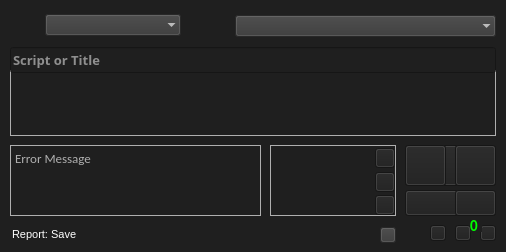
<?xml version="1.0" encoding="UTF-8"?>
<ui version="4.0">
 <class>arReport</class>
 <widget class="QWidget" name="arReport">
  <property name="geometry">
   <rect>
    <x>0</x>
    <y>0</y>
    <width>506</width>
    <height>252</height>
   </rect>
  </property>
  <property name="minimumSize">
   <size>
    <width>506</width>
    <height>0</height>
   </size>
  </property>
  <property name="maximumSize">
   <size>
    <width>506</width>
    <height>16777215</height>
   </size>
  </property>
  <property name="font">
   <font>
    <family>Calibri</family>
    <pointsize>11</pointsize>
    <weight>75</weight>
    <bold>true</bold>
   </font>
  </property>
  <property name="windowTitle">
   <string>Report</string>
  </property>
  <property name="windowIcon">
   <iconset resource="../../img/img.qrc">
    <normaloff>:/btn/btn/btnReport48r.png</normaloff>:/btn/btn/btnReport48r.png</iconset>
  </property>
  <property name="styleSheet">
   <string notr="true">color: rgb(255, 255, 255);
background-color: rgb(31, 31, 31);</string>
  </property>
  <widget class="QLineEdit" name="edtScript">
   <property name="geometry">
    <rect>
     <x>10</x>
     <y>47</y>
     <width>486</width>
     <height>26</height>
    </rect>
   </property>
   <property name="font">
    <font>
     <family>Malgun Gothic</family>
     <pointsize>10</pointsize>
     <weight>75</weight>
     <bold>true</bold>
    </font>
   </property>
   <property name="text">
    <string/>
   </property>
   <property name="readOnly">
    <bool>false</bool>
   </property>
   <property name="placeholderText">
    <string>Script or Title</string>
   </property>
  </widget>
  <widget class="QPushButton" name="btnAccept">
   <property name="geometry">
    <rect>
     <x>405</x>
     <y>145</y>
     <width>91</width>
     <height>41</height>
    </rect>
   </property>
   <property name="toolTip">
    <string>Send Report [RETURN]</string>
   </property>
   <property name="styleSheet">
    <string notr="true">background-color: 'transparent'</string>
   </property>
   <property name="text">
    <string/>
   </property>
   <property name="icon">
    <iconset resource="../../img/img.qrc">
     <normaloff>:/btn/btn/btnReport91.png</normaloff>:/btn/btn/btnReport91.png</iconset>
   </property>
   <property name="iconSize">
    <size>
     <width>91</width>
     <height>48</height>
    </size>
   </property>
   <property name="shortcut">
    <string>Return</string>
   </property>
  </widget>
  <widget class="QPushButton" name="btnCancel">
   <property name="geometry">
    <rect>
     <x>405</x>
     <y>190</y>
     <width>91</width>
     <height>26</height>
    </rect>
   </property>
   <property name="toolTip">
    <string>Cancel [ESC]</string>
   </property>
   <property name="styleSheet">
    <string notr="true">background-color: 'transparent';</string>
   </property>
   <property name="text">
    <string/>
   </property>
   <property name="icon">
    <iconset resource="../../img/img.qrc">
     <normaloff>:/btn/btn/btnDenial91.png</normaloff>:/btn/btn/btnDenial91.png</iconset>
   </property>
   <property name="iconSize">
    <size>
     <width>91</width>
     <height>32</height>
    </size>
   </property>
   <property name="shortcut">
    <string>Esc</string>
   </property>
  </widget>
  <widget class="QPlainTextEdit" name="edtComment">
   <property name="geometry">
    <rect>
     <x>10</x>
     <y>50</y>
     <width>486</width>
     <height>86</height>
    </rect>
   </property>
   <property name="font">
    <font>
     <family>Calibri</family>
     <pointsize>10</pointsize>
     <weight>50</weight>
     <bold>false</bold>
    </font>
   </property>
   <property name="toolTip">
    <string>Report Message</string>
   </property>
   <property name="styleSheet">
    <string notr="true">color: rgb(175, 175, 175);</string>
   </property>
   <property name="frameShape">
    <enum>QFrame::Box</enum>
   </property>
   <property name="frameShadow">
    <enum>QFrame::Plain</enum>
   </property>
   <property name="lineWidth">
    <number>1</number>
   </property>
   <property name="midLineWidth">
    <number>0</number>
   </property>
   <property name="plainText">
    <string>Comment</string>
   </property>
   <property name="backgroundVisible">
    <bool>false</bool>
   </property>
   <property name="centerOnScroll">
    <bool>false</bool>
   </property>
  </widget>
  <widget class="QPlainTextEdit" name="edtErrorMsg">
   <property name="geometry">
    <rect>
     <x>10</x>
     <y>145</y>
     <width>251</width>
     <height>71</height>
    </rect>
   </property>
   <property name="font">
    <font>
     <family>Calibri</family>
     <pointsize>10</pointsize>
     <weight>50</weight>
     <bold>false</bold>
    </font>
   </property>
   <property name="toolTip">
    <string>Error Message</string>
   </property>
   <property name="styleSheet">
    <string notr="true">color: rgb(175, 175, 175);</string>
   </property>
   <property name="frameShape">
    <enum>QFrame::Box</enum>
   </property>
   <property name="frameShadow">
    <enum>QFrame::Plain</enum>
   </property>
   <property name="lineWidth">
    <number>1</number>
   </property>
   <property name="midLineWidth">
    <number>0</number>
   </property>
   <property name="plainText">
    <string>Error Message</string>
   </property>
   <property name="backgroundVisible">
    <bool>false</bool>
   </property>
   <property name="centerOnScroll">
    <bool>false</bool>
   </property>
  </widget>
  <widget class="QPushButton" name="btnHelp">
   <property name="geometry">
    <rect>
     <x>480</x>
     <y>225</y>
     <width>16</width>
     <height>16</height>
    </rect>
   </property>
   <property name="toolTip">
    <string>Help [H]</string>
   </property>
   <property name="styleSheet">
    <string notr="true">background-color: 'transparent';</string>
   </property>
   <property name="text">
    <string/>
   </property>
   <property name="icon">
    <iconset resource="../../img/img.qrc">
     <normaloff>:/btn/btn/btnHelp48.png</normaloff>:/btn/btn/btnHelp48.png</iconset>
   </property>
   <property name="iconSize">
    <size>
     <width>16</width>
     <height>16</height>
    </size>
   </property>
   <property name="shortcut">
    <string>H</string>
   </property>
  </widget>
  <widget class="QLineEdit" name="edtMsg">
   <property name="enabled">
    <bool>true</bool>
   </property>
   <property name="geometry">
    <rect>
     <x>10</x>
     <y>225</y>
     <width>361</width>
     <height>18</height>
    </rect>
   </property>
   <property name="font">
    <font>
     <family>MS Shell Dlg 2</family>
     <pointsize>8</pointsize>
     <weight>50</weight>
     <bold>false</bold>
    </font>
   </property>
   <property name="text">
    <string>Report: Save</string>
   </property>
   <property name="frame">
    <bool>false</bool>
   </property>
   <property name="readOnly">
    <bool>true</bool>
   </property>
  </widget>
  <widget class="QLabel" name="lblUser">
   <property name="geometry">
    <rect>
     <x>405</x>
     <y>225</y>
     <width>16</width>
     <height>16</height>
    </rect>
   </property>
   <property name="toolTip">
    <string>User</string>
   </property>
   <property name="styleSheet">
    <string notr="true">background-color: 'transparent'</string>
   </property>
   <property name="text">
    <string/>
   </property>
   <property name="pixmap">
    <pixmap resource="../../img/img.qrc">:/placeholder/placeholder/user.png</pixmap>
   </property>
   <property name="scaledContents">
    <bool>true</bool>
   </property>
  </widget>
  <widget class="QLabel" name="lblReport">
   <property name="geometry">
    <rect>
     <x>10</x>
     <y>10</y>
     <width>30</width>
     <height>30</height>
    </rect>
   </property>
   <property name="styleSheet">
    <string notr="true">background-color: 'transparent';</string>
   </property>
   <property name="text">
    <string/>
   </property>
   <property name="pixmap">
    <pixmap resource="../../img/img.qrc">:/shelf/software/maya/shelf/shelf_bug35.png</pixmap>
   </property>
   <property name="scaledContents">
    <bool>true</bool>
   </property>
  </widget>
  <widget class="QComboBox" name="cbxReport">
   <property name="enabled">
    <bool>true</bool>
   </property>
   <property name="geometry">
    <rect>
     <x>45</x>
     <y>14</y>
     <width>136</width>
     <height>22</height>
    </rect>
   </property>
   <property name="font">
    <font>
     <family>Malgun Gothic</family>
     <pointsize>10</pointsize>
     <weight>75</weight>
     <bold>true</bold>
    </font>
   </property>
   <property name="toolTip">
    <string>Report Reason</string>
   </property>
   <property name="layoutDirection">
    <enum>Qt::LeftToRight</enum>
   </property>
   <property name="styleSheet">
    <string notr="true">background-color: rgb(56, 56, 56);</string>
   </property>
   <property name="editable">
    <bool>false</bool>
   </property>
   <property name="insertPolicy">
    <enum>QComboBox::InsertAtBottom</enum>
   </property>
   <property name="frame">
    <bool>false</bool>
   </property>
  </widget>
  <widget class="QComboBox" name="cbxScript">
   <property name="geometry">
    <rect>
     <x>235</x>
     <y>15</y>
     <width>261</width>
     <height>22</height>
    </rect>
   </property>
   <property name="font">
    <font>
     <family>Malgun Gothic</family>
     <pointsize>10</pointsize>
     <weight>75</weight>
     <bold>true</bold>
    </font>
   </property>
   <property name="toolTip">
    <string>Script</string>
   </property>
   <property name="layoutDirection">
    <enum>Qt::LeftToRight</enum>
   </property>
   <property name="styleSheet">
    <string notr="true">background-color: rgb(56, 56, 56);</string>
   </property>
   <property name="editable">
    <bool>false</bool>
   </property>
   <property name="insertPolicy">
    <enum>QComboBox::InsertAtBottom</enum>
   </property>
   <property name="frame">
    <bool>false</bool>
   </property>
   <property name="modelColumn">
    <number>0</number>
   </property>
  </widget>
  <widget class="QLabel" name="lblScript">
   <property name="geometry">
    <rect>
     <x>200</x>
     <y>10</y>
     <width>30</width>
     <height>30</height>
    </rect>
   </property>
   <property name="styleSheet">
    <string notr="true">background-color: 'transparent';</string>
   </property>
   <property name="text">
    <string/>
   </property>
   <property name="pixmap">
    <pixmap resource="../../img/img.qrc">:/shelf/software/maya/shelf/shelf_default35.png</pixmap>
   </property>
   <property name="scaledContents">
    <bool>true</bool>
   </property>
  </widget>
  <widget class="QPushButton" name="btnReport">
   <property name="geometry">
    <rect>
     <x>455</x>
     <y>225</y>
     <width>16</width>
     <height>16</height>
    </rect>
   </property>
   <property name="toolTip">
    <string>Status Report [R]</string>
   </property>
   <property name="styleSheet">
    <string notr="true">background-color: 'transparent'</string>
   </property>
   <property name="text">
    <string/>
   </property>
   <property name="icon">
    <iconset resource="../../img/img.qrc">
     <normaloff>:/btn/btn/btnReport48.png</normaloff>:/btn/btn/btnReport48.png</iconset>
   </property>
   <property name="iconSize">
    <size>
     <width>16</width>
     <height>16</height>
    </size>
   </property>
   <property name="shortcut">
    <string>R</string>
   </property>
  </widget>
  <widget class="QPushButton" name="btnBefore">
   <property name="geometry">
    <rect>
     <x>405</x>
     <y>145</y>
     <width>41</width>
     <height>41</height>
    </rect>
   </property>
   <property name="toolTip">
    <string>Previous Report [&lt;-]</string>
   </property>
   <property name="styleSheet">
    <string notr="true">background-color: 'transparent';</string>
   </property>
   <property name="text">
    <string/>
   </property>
   <property name="icon">
    <iconset resource="../../img/img.qrc">
     <normaloff>:/btn/btn/btnArrowLeft48.png</normaloff>:/btn/btn/btnArrowLeft48.png</iconset>
   </property>
   <property name="iconSize">
    <size>
     <width>41</width>
     <height>41</height>
    </size>
   </property>
   <property name="shortcut">
    <string>Left</string>
   </property>
  </widget>
  <widget class="QPushButton" name="btnNext">
   <property name="enabled">
    <bool>true</bool>
   </property>
   <property name="geometry">
    <rect>
     <x>455</x>
     <y>145</y>
     <width>41</width>
     <height>41</height>
    </rect>
   </property>
   <property name="toolTip">
    <string>Next Report [-&gt;]</string>
   </property>
   <property name="styleSheet">
    <string notr="true">background-color: 'transparent';</string>
   </property>
   <property name="text">
    <string/>
   </property>
   <property name="icon">
    <iconset resource="../../img/img.qrc">
     <normaloff>:/btn/btn/btnArrowRight48.png</normaloff>:/btn/btn/btnArrowRight48.png</iconset>
   </property>
   <property name="iconSize">
    <size>
     <width>41</width>
     <height>41</height>
    </size>
   </property>
   <property name="shortcut">
    <string>Right</string>
   </property>
  </widget>
  <widget class="QPushButton" name="btnSaveToHistory">
   <property name="geometry">
    <rect>
     <x>455</x>
     <y>190</y>
     <width>41</width>
     <height>26</height>
    </rect>
   </property>
   <property name="toolTip">
    <string>Move report to history</string>
   </property>
   <property name="styleSheet">
    <string notr="true">background-color: 'transparent'</string>
   </property>
   <property name="text">
    <string/>
   </property>
   <property name="icon">
    <iconset resource="../../img/img.qrc">
     <normaloff>:/btn/btn/btnSave48.png</normaloff>:/btn/btn/btnSave48.png</iconset>
   </property>
   <property name="iconSize">
    <size>
     <width>90</width>
     <height>32</height>
    </size>
   </property>
  </widget>
  <widget class="QLabel" name="lblErrorCount">
   <property name="geometry">
    <rect>
     <x>470</x>
     <y>220</y>
     <width>12</width>
     <height>12</height>
    </rect>
   </property>
   <property name="styleSheet">
    <string notr="true">background-color: 'transparent'; 
color: rgb(0, 255, 0);</string>
   </property>
   <property name="text">
    <string>0</string>
   </property>
  </widget>
  <widget class="QPushButton" name="btnScreenshot">
   <property name="geometry">
    <rect>
     <x>375</x>
     <y>148</y>
     <width>20</width>
     <height>20</height>
    </rect>
   </property>
   <property name="toolTip">
    <string>Take Screenshot [S]</string>
   </property>
   <property name="styleSheet">
    <string notr="true">background-color: 'transparent';</string>
   </property>
   <property name="text">
    <string/>
   </property>
   <property name="icon">
    <iconset resource="../../img/img.qrc">
     <normaloff>:/btn/btn/btnCamera48.png</normaloff>:/btn/btn/btnCamera48.png</iconset>
   </property>
   <property name="iconSize">
    <size>
     <width>20</width>
     <height>20</height>
    </size>
   </property>
   <property name="shortcut">
    <string>S</string>
   </property>
  </widget>
  <widget class="QPushButton" name="btnFolder">
   <property name="geometry">
    <rect>
     <x>380</x>
     <y>227</y>
     <width>16</width>
     <height>16</height>
    </rect>
   </property>
   <property name="toolTip">
    <string>Open Folder [F]</string>
   </property>
   <property name="styleSheet">
    <string notr="true">background-color: rgb(56, 56, 56);</string>
   </property>
   <property name="text">
    <string/>
   </property>
   <property name="icon">
    <iconset resource="../../img/img.qrc">
     <normaloff>:/btn/btn/btnFolder48.png</normaloff>:/btn/btn/btnFolder48.png</iconset>
   </property>
   <property name="iconSize">
    <size>
     <width>14</width>
     <height>14</height>
    </size>
   </property>
   <property name="shortcut">
    <string>F</string>
   </property>
  </widget>
  <widget class="QPushButton" name="btnOpenFile">
   <property name="geometry">
    <rect>
     <x>430</x>
     <y>225</y>
     <width>16</width>
     <height>16</height>
    </rect>
   </property>
   <property name="toolTip">
    <string>Software</string>
   </property>
   <property name="styleSheet">
    <string notr="true">background-color: 'transparent'</string>
   </property>
   <property name="text">
    <string/>
   </property>
   <property name="icon">
    <iconset resource="../../img/img.qrc">
     <normaloff>:/btn/btn/btnHoneypot48.png</normaloff>:/btn/btn/btnHoneypot48.png</iconset>
   </property>
   <property name="iconSize">
    <size>
     <width>16</width>
     <height>16</height>
    </size>
   </property>
   <property name="shortcut">
    <string>R</string>
   </property>
  </widget>
  <widget class="QPushButton" name="btnSnapshotRender">
   <property name="geometry">
    <rect>
     <x>375</x>
     <y>172</y>
     <width>20</width>
     <height>20</height>
    </rect>
   </property>
   <property name="toolTip">
    <string>Take Render Snapshot [R]</string>
   </property>
   <property name="styleSheet">
    <string notr="true">background-color: 'transparent';</string>
   </property>
   <property name="text">
    <string/>
   </property>
   <property name="icon">
    <iconset resource="../../img/img.qrc">
     <normaloff>:/shelf/software/maya/shelf/shelf_renderLow35.png</normaloff>:/shelf/software/maya/shelf/shelf_renderLow35.png</iconset>
   </property>
   <property name="iconSize">
    <size>
     <width>20</width>
     <height>20</height>
    </size>
   </property>
   <property name="shortcut">
    <string>R</string>
   </property>
  </widget>
  <widget class="QPushButton" name="btnSnapshotViewport">
   <property name="geometry">
    <rect>
     <x>375</x>
     <y>195</y>
     <width>20</width>
     <height>20</height>
    </rect>
   </property>
   <property name="toolTip">
    <string>Take Viewport Snapshot [V]</string>
   </property>
   <property name="styleSheet">
    <string notr="true">background-color: 'transparent';</string>
   </property>
   <property name="text">
    <string/>
   </property>
   <property name="icon">
    <iconset resource="../../img/img.qrc">
     <normaloff>:/shelf/software/maya/shelf/shelf_viewport35.png</normaloff>:/shelf/software/maya/shelf/shelf_viewport35.png</iconset>
   </property>
   <property name="iconSize">
    <size>
     <width>20</width>
     <height>20</height>
    </size>
   </property>
   <property name="shortcut">
    <string>V</string>
   </property>
  </widget>
  <widget class="QLabel" name="lblPreviewImgBG">
   <property name="enabled">
    <bool>false</bool>
   </property>
   <property name="geometry">
    <rect>
     <x>270</x>
     <y>145</y>
     <width>126</width>
     <height>71</height>
    </rect>
   </property>
   <property name="font">
    <font>
     <family>Malgun Gothic</family>
     <pointsize>8</pointsize>
    </font>
   </property>
   <property name="toolTip">
    <string>Thumb Image</string>
   </property>
   <property name="styleSheet">
    <string notr="true">color: rgb(175, 175, 175);</string>
   </property>
   <property name="frameShape">
    <enum>QFrame::Box</enum>
   </property>
   <property name="frameShadow">
    <enum>QFrame::Plain</enum>
   </property>
   <property name="text">
    <string/>
   </property>
   <property name="textFormat">
    <enum>Qt::AutoText</enum>
   </property>
   <property name="pixmap">
    <pixmap>:/placeholder/img/placeholder/000.png</pixmap>
   </property>
   <property name="scaledContents">
    <bool>true</bool>
   </property>
   <property name="alignment">
    <set>Qt::AlignLeading|Qt::AlignLeft|Qt::AlignTop</set>
   </property>
   <property name="wordWrap">
    <bool>false</bool>
   </property>
  </widget>
  <widget class="QPushButton" name="btnPreviewImg">
   <property name="geometry">
    <rect>
     <x>270</x>
     <y>145</y>
     <width>126</width>
     <height>71</height>
    </rect>
   </property>
   <property name="toolTip">
    <string>Preview</string>
   </property>
   <property name="text">
    <string/>
   </property>
   <property name="icon">
    <iconset resource="../../img/img.qrc">
     <normaloff>:/placeholder/placeholder/image.png</normaloff>:/placeholder/placeholder/image.png</iconset>
   </property>
   <property name="iconSize">
    <size>
     <width>151</width>
     <height>86</height>
    </size>
   </property>
   <property name="autoDefault">
    <bool>false</bool>
   </property>
   <property name="default">
    <bool>false</bool>
   </property>
   <property name="flat">
    <bool>true</bool>
   </property>
  </widget>
  <zorder>lblPreviewImgBG</zorder>
  <zorder>btnPreviewImg</zorder>
  <zorder>edtComment</zorder>
  <zorder>edtScript</zorder>
  <zorder>btnAccept</zorder>
  <zorder>btnCancel</zorder>
  <zorder>edtErrorMsg</zorder>
  <zorder>btnHelp</zorder>
  <zorder>edtMsg</zorder>
  <zorder>lblUser</zorder>
  <zorder>lblReport</zorder>
  <zorder>cbxReport</zorder>
  <zorder>cbxScript</zorder>
  <zorder>lblScript</zorder>
  <zorder>btnReport</zorder>
  <zorder>btnBefore</zorder>
  <zorder>btnNext</zorder>
  <zorder>btnSaveToHistory</zorder>
  <zorder>lblErrorCount</zorder>
  <zorder>btnScreenshot</zorder>
  <zorder>btnFolder</zorder>
  <zorder>btnOpenFile</zorder>
  <zorder>btnSnapshotRender</zorder>
  <zorder>btnSnapshotViewport</zorder>
 </widget>
 <tabstops>
  <tabstop>btnAccept</tabstop>
  <tabstop>btnCancel</tabstop>
  <tabstop>edtScript</tabstop>
  <tabstop>edtComment</tabstop>
  <tabstop>edtErrorMsg</tabstop>
  <tabstop>btnHelp</tabstop>
  <tabstop>edtMsg</tabstop>
  <tabstop>cbxReport</tabstop>
  <tabstop>cbxScript</tabstop>
  <tabstop>btnReport</tabstop>
  <tabstop>btnBefore</tabstop>
  <tabstop>btnNext</tabstop>
  <tabstop>btnSaveToHistory</tabstop>
  <tabstop>btnScreenshot</tabstop>
  <tabstop>btnFolder</tabstop>
 </tabstops>
 <resources>
  <include location="../../img/img.qrc"/>
  <include location="../../img/img.qrc"/>
  <include location="../../img/img.qrc"/>
 </resources>
 <connections/>
</ui>
